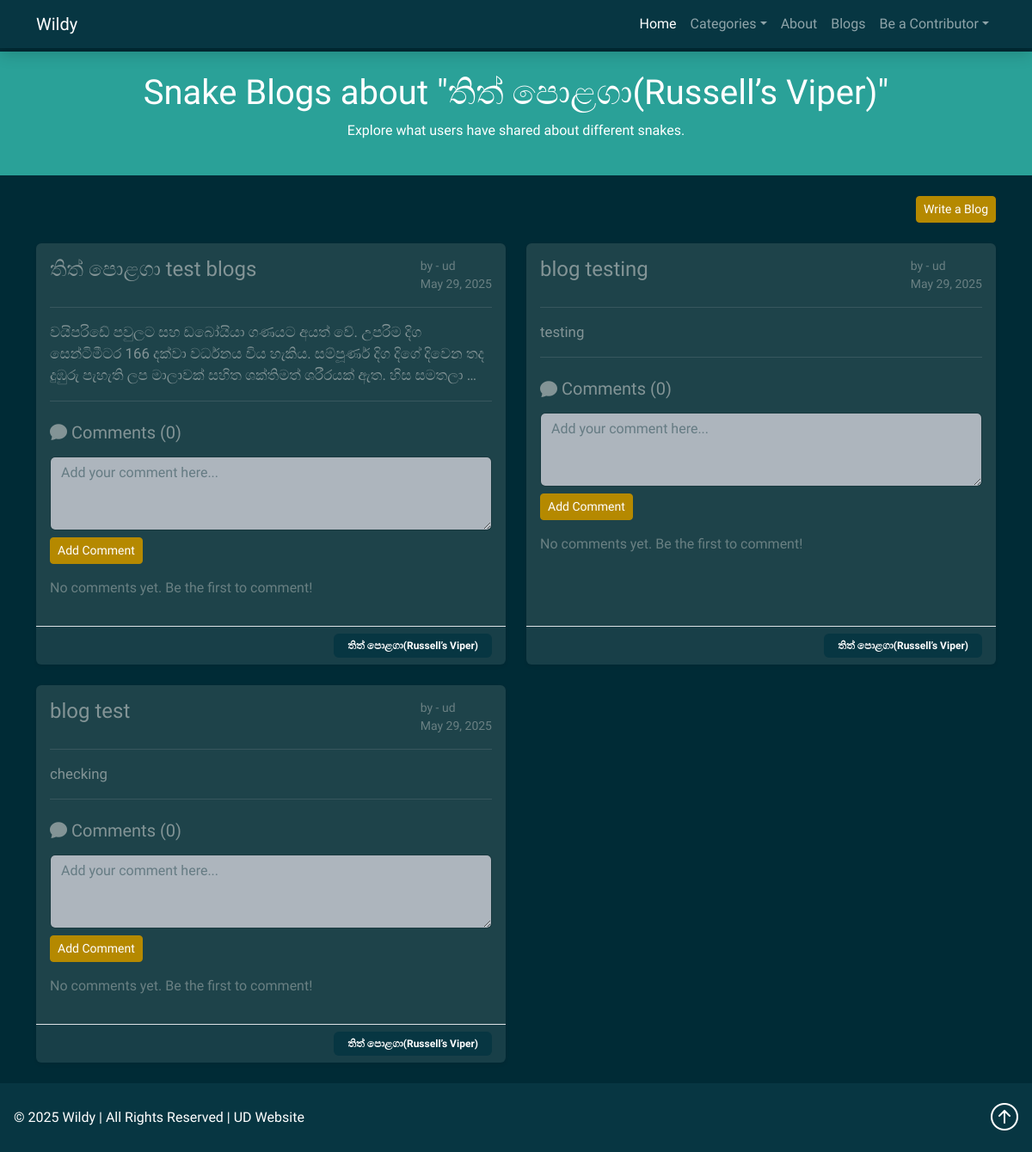
Page /blogs/read_blogs/1/ on the earlier database version.
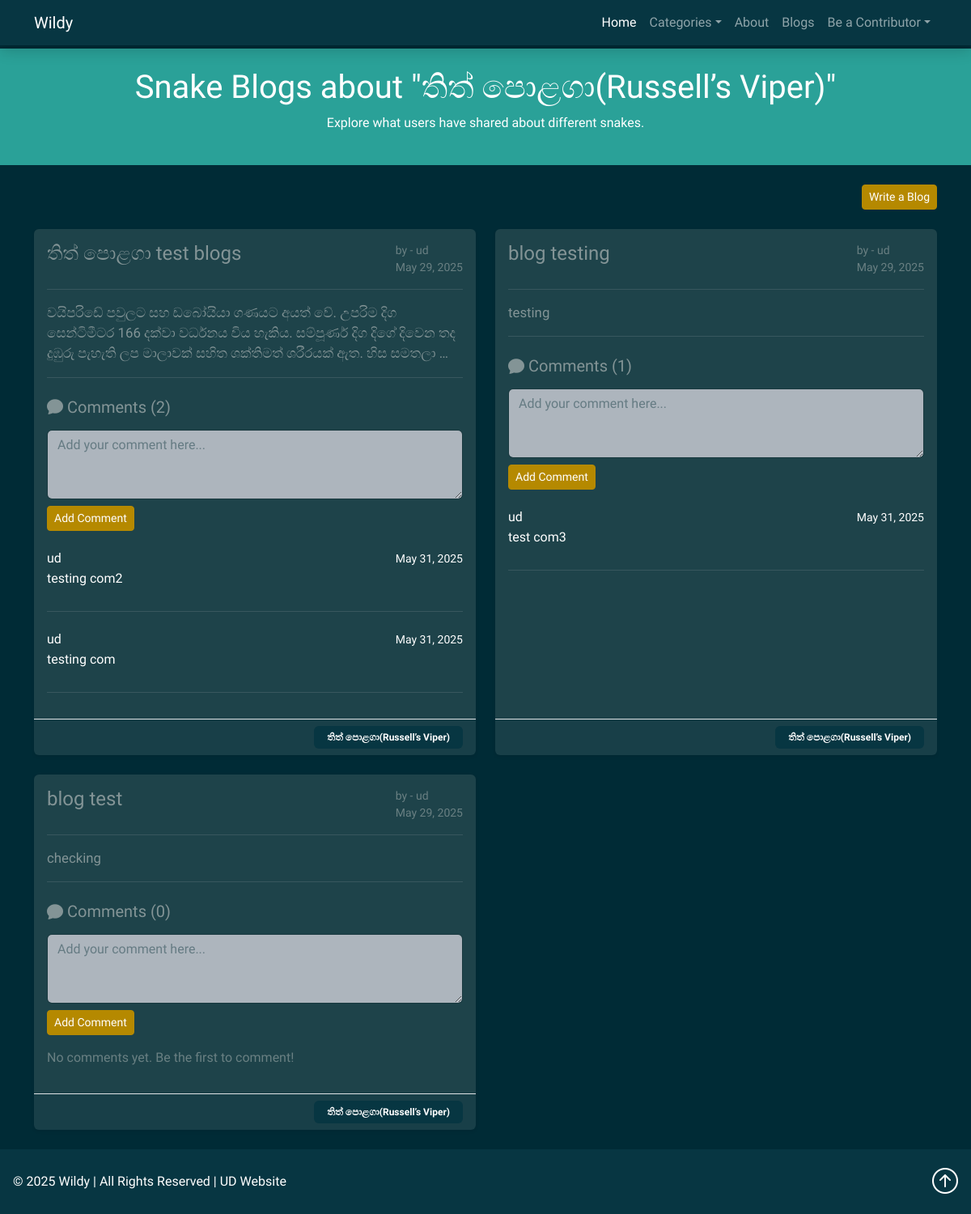
Same page on the later database version.
### webapp/models.py (models this page shows, shortened)
class Snake(models.Model):
    COMMON_DANGER_LEVELS = [
        ('low', 'Low'),
        ('moderate', 'Moderate'),
        ('high', 'High'),
        ('extreme', 'Extreme'),
    ]
    name = models.CharField(max_length=100)
    scientific_name = models.CharField(max_length=150, blank=True)
    description = models.TextField()
    description_translation = models.TextField(blank=True, null=True)
    danger_level = models.CharField(max_length=10, choices=COMMON_DANGER_LEVELS, default='low')
    image = models.ImageField(upload_to='snakes/', blank=True, null=True)
    is_venomous = models.ForeignKey(VenomType, on_delete=models.SET_NULL, null=True, blank=True)
    found_in = models.ManyToManyField(Region, related_name='snakes', blank=True)
    created_at = models.DateTimeField(auto_now_add=True)

### blogs/models.py (models this page shows, shortened)
class BlogPost(models.Model):
    title = models.CharField(max_length=200)
    content = models.TextField()
    author = models.ForeignKey(User, on_delete=models.CASCADE)
    snake = models.ForeignKey(Snake, on_delete=models.SET_NULL, blank=True, null=True, related_name='blog_posts')
    created_at = models.DateTimeField(auto_now_add=True)
    updated_at = models.DateTimeField(auto_now=True)

class Comment(models.Model):
    blog_post = models.ForeignKey(BlogPost, on_delete=models.CASCADE, related_name='comments')
    author = models.ForeignKey(User, on_delete=models.CASCADE, blank=True, null=True)
    content = models.TextField()
    created_at = models.DateTimeField(auto_now_add=True)

### blogs/views.py (the view)
# urls.py: path('read_blogs/<int:pk>/', views.read_blogs, name="read_blogs"),
def read_blogs(request, pk):
    snake = Snake.objects.get(pk=pk)
    blogs = BlogPost.objects.filter(snake=snake).order_by('-created_at')
    comment_form = CommentForm()
    blog_comments = {}
    for blog in blogs:
        blog_comments[blog.id] = blog.comments.all().order_by('-created_at')
    context = {
        'blogs': blogs,
        'snake': snake,
        'comment_form': comment_form,
        'blog_comments': blog_comments
    }
    return render(request, 'read_blogs.html', context=context)

### blogs/forms.py
class CommentForm(forms.ModelForm):
    content = forms.CharField(widget=forms.Textarea(attrs={'rows': 3, 'placeholder': 'Add your comment here...', 'class': 'form-control'}))
    class Meta:
        model = Comment
        fields = ('content',)
        exclude = ('author', 'blog_post',)

### blogs/templatetags/blog_filters.py (called while the page is built)
@register.filter(name='get_item')
def get_item(dictionary, key):
    return dictionary.get(key, None)

### webapp/context_processors.py (called while the page is built)
def categories_processor(request):
    categories = VenomType.objects.all()
    return {'categories': categories}

### blogs/templates/read_blogs.html (shortened to what this page needs)
{% extends 'base.html' %}
{% load heroicons %}
{% load blog_filters %}
{% block content %}
<section class="bg-success text-white text-center p-4">
  <h1>Snake Blogs about "{{ snake.name }}"</h1>
  <p>Explore what users have shared about different snakes.</p>
</section>
<div class="container mt-4 text-end">
    <a href="{% url 'write_blogs' snake.pk %}" class="btn btn-primary btn-sm">Write a Blog</a>
</div>
<div class="container my-4">
  {% if blogs %}
    <div class="row row-cols-1 row-cols-md-2 row-cols-lg-2 g-4">
      {% for blog in blogs %}
      <div class="col">
        <div class="card h-100 shadow-sm border-0">
          <div class="card-body">
            <div class="d-flex justify-content-between align-items-start flex-wrap">
              <h4 class="card-title mb-0">{{ blog.title }}</h4>
              <small class="text-muted ms-2">
                by - {{ blog.author.username }}<br>
                {{ blog.created_at|date:"M d, Y" }}
              </small>
            </div>
            <hr>
            <p class="card-text mt-2" style="font-size: 1.05rem;">
              {{ blog.content|truncatewords:30 }}
            </p>
            <hr/>
            <div class="mt-4">
              <h5 class="mb-3"><i class="bi bi-chat-fill"></i> Comments ({{ blog_comments|get_item:blog.id|length }})</h5>
              <form action="{% url 'add_comment' blog.id %}" method="post" class="mb-3">
                <div class="form-group">
                  {{ comment_form.content }}
                </div>
                <button type="submit" class="btn btn-sm btn-primary mt-2">Add Comment</button>
              </form>
              {% if blog_comments|get_item:blog.id %}
                <div class="list-group">
                  {% for comment in blog_comments|get_item:blog.id %}
                    <div class="list-group-item list-group-item-action flex-column align-items-start border-0 ps-0 pe-0">
                      <div class="d-flex w-100 justify-content-between">
                        <h6 class="mb-1">{{ comment.author.username }}</h6>
                        <small>{{ comment.created_at|date:"M d, Y" }}</small>
                      </div>
                      <p class="mb-1">{{ comment.content }}</p>
                    </div>
                    <hr/>
                  {% endfor %}
                </div>
              {% else %}
                <p class="text-muted">No comments yet. Be the first to comment!</p>
              {% endif %}
            </div>
          </div>
          {% if blog.snake %}
          <div class="card-footer border-top text-end">
            <span class="badge bg-dark px-3 py-2">{{ blog.snake.name }}</span>
          </div>
          {% endif %}
        </div>
      </div>
      {% endfor %}
    </div>
  {% else %}
    <div class="alert alert-info text-center mt-5" role="alert">
      No blog posts available yet.
    </div>
  {% endif %}
</div>
{% endblock %}

### webapp/templates/base.html (shortened to what this page needs)
{% load heroicons %}
<!DOCTYPE html>
<html lang="en">
<head>
  <link rel="stylesheet" type="text/css" href="https://bootswatch.com/5/solar/bootstrap.min.css">
  <link rel="stylesheet" href="https://cdn.jsdelivr.net/npm/bootstrap-icons@1.11.3/font/bootstrap-icons.min.css">
</head>
<body style="padding-top: 60px;">
  <nav class="navbar navbar-expand-lg navbar-dark bg-dark fixed-top shadow">
    <div class="container">
      <a class="navbar-brand" href="{% url 'home' %}">Wildy</a>
      <div class="collapse navbar-collapse" id="navbarNav">
         <ul class="navbar-nav ms-auto">
            <li class="nav-item">
               <a class="nav-link active" aria-current="page" href="{% url 'home' %}">Home</a>
            </li>
            <li class="nav-item dropdown">
               <a class="nav-link dropdown-toggle" id="navbarDropdown" href="#!" role="button" data-bs-toggle="dropdown" aria-expanded="false">Categories</a>
            </li>
            <li class="nav-item">
               <a class="nav-link" href="#">About</a>
            </li>
            <li class="nav-item">
               <a class="nav-link" href="{% url 'blog_grid' %}">Blogs</a>
            </li>
            {% if user.is_authenticated %}
            <li class="nav-item dropdown">
               <a class="nav-link dropdown-toggle" id="navbarDropdown" href="#!" role="button" data-bs-toggle="dropdown" aria-expanded="false">Contributor</a>
               <ul class="dropdown-menu" aria-labelledby="navbarDropdown">
                  <li><a class="dropdown-item" href="{% url 'user_logout' %}">Logout</a></li>
                  <li><hr class="dropdown-divider" /></li>
                  <li><a class="dropdown-item" href="{% url 'user_profile' %}">Profile</a></li>
               </ul>
            </li>
            {% else %}
            <li class="nav-item dropdown">
               <a class="nav-link dropdown-toggle" id="navbarDropdown" href="#!" role="button" data-bs-toggle="dropdown" aria-expanded="false">Be a Contributor</a>
            </li>
            {% endif %}
         </ul>
      </div>
    </div>
  </nav>
  {% block content %}
  {% endblock %}
<footer class="bg-dark text-white p-3 mt-4 d-flex justify-content-between align-items-center">
  <p class="mb-0">&copy; 2025 Wildy | All Rights Reserved | UD Website</p>
  <a href="#top" class="text-white">
    <i class="bi bi-arrow-up-circle" style="font-size: 2rem;"></i>
  </a>
</footer>
</body>
</html>

Differences in the rows shown:
shown differently, row unchanged: BlogPost "තිත් පොළගා test blogs": id "0" → "2"; no longer shows "No comments yet. Be the first to comment!"
added Comment: author.username "ud", created_at "May 31, 2025", content "testing com2", shown under BlogPost "තිත් පොළගා test blogs"
added Comment: author.username "ud", created_at "May 31, 2025", content "testing com", shown under BlogPost "තිත් පොළගා test blogs"
shown differently, row unchanged: BlogPost "blog testing": id "0" → "1"; no longer shows "No comments yet. Be the first to comment!"
added Comment: author.username "ud", created_at "May 31, 2025", content "test com3", shown under BlogPost "blog testing"
